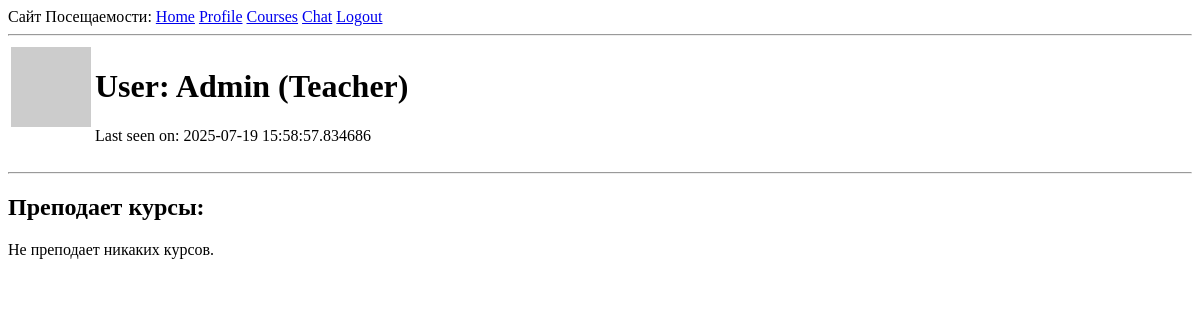
Page /user/Admin (signed in) on the earlier database version.
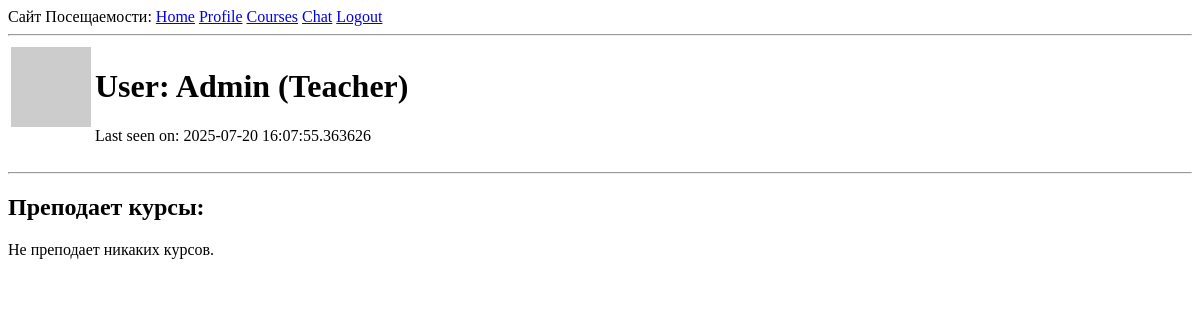
Same page on the later database version.
### app/models.py (models this page shows, shortened)
class User(UserMixin, db.Model):
    id: so.Mapped[int] = so.mapped_column(primary_key=True)
    username: so.Mapped[str] = so.mapped_column(sa.String(64), index=True, unique=True)
    email: so.Mapped[str] = so.mapped_column(sa.String(120), index=True, unique=True)
    password_hash: so.Mapped[Optional[str]] = so.mapped_column(sa.String(256))
    role: so.Mapped[str] = so.mapped_column(sa.String(20), default='student')
    about_me: so.Mapped[Optional[str]] = so.mapped_column(sa.String(140))
    last_seen: so.Mapped[Optional[datetime]] = so.mapped_column(default=lambda: datetime.now(timezone.utc))
    sent_messages: so.Mapped[List['Message']] = so.relationship(
        'Message',
        foreign_keys='Message.sender_id',
        back_populates='sender'
    )
    received_messages: so.Mapped[List['Message']] = so.relationship(
        'Message',
        foreign_keys='Message.recipient_id',
        back_populates='recipient'
    )
    teaching_courses: so.WriteOnlyMapped['Course'] = so.relationship(
        secondary=teacher_course_association,
        back_populates='teachers'
    )
    enrolled_courses: so.WriteOnlyMapped['Course'] = so.relationship(
        secondary=student_course_association,
        back_populates='students'
    )
    attendance_records: so.WriteOnlyMapped['AttendanceRecord'] = so.relationship(
        back_populates='student',
        cascade="all, delete-orphan"
    )
    def avatar(self, size: int) -> str:
        digest = md5(self.email.lower().encode('utf-8')).hexdigest()
        return f'https://www.gravatar.com/avatar/{digest}?d=identicon&s={size}'

### app/routes.py (the view)
@app.route('/user/<username>')
@login_required
def user(username):
    user = db.first_or_404(sa.select(User).where(User.username == username))
    enrolled_courses = []
    teaching_courses = []
    if user.role == 'student':
        enrolled_courses = db.session.scalars(
            sa.select(Course)
            .join(User.enrolled_courses)
            .where(User.id == user.id)
        ).all()
        attendance_records = db.session.scalars(
            sa.select(AttendanceRecord)
            .where(AttendanceRecord.student_id == user.id)
            .order_by(AttendanceRecord.date.desc())
        ).all()
        return render_template('user.html', user=user, enrolled_courses=enrolled_courses, attendance_records=attendance_records,)
    elif user.role == 'teacher':
        teaching_courses = db.session.scalars(
            sa.select(Course)
            .join(User.teaching_courses)
            .where(User.id == user.id)
        ).all()
        return render_template('user.html', user=user, teaching_courses=teaching_courses,)
    else:
        return render_template('user.html', user=user,) # Для других ролей

### app/models.py (called while the page is built)
@login.user_loader
def load_user(id: int) -> Optional[User]:
    return db.session.get(User, id)

### app/routes.py (called while the page is built)
@app.before_request
def before_request():
    if current_user.is_authenticated:
        current_user.last_seen = datetime.now(timezone.utc)
        db.session.commit()

### app/templates/user.html (shortened to what this page needs)
{% extends "base.html" %}
{% block content %}
    <table>
        <tr valign="top">
            <td><img src="{{ user.avatar(128) }}"></td>
            <td>
                <h1>User: {{ user.username }} ({{ user.role.capitalize() }})</h1>
                {% if user.last_seen %}<p>Last seen on: {{ user.last_seen }}</p>{% endif %}
            </td>
        </tr>
    </table>
    <hr>
    {% if user.role == 'student' %}
        <h2>Записан на курсы:</h2>
        {% if enrolled_courses %}
            <ul>
                {% for course in enrolled_courses %}
                    <li>{{ course.name }}</li>
                {% endfor %}
            </ul>
        {% else %}
            <p>Не записан ни на какие курсы.</p>
        {% endif %}
        <h2>Записи о посещаемости:</h2>
        {% if attendance_records %}
            <ul>
                {% for record in attendance_records %}
                    <li>
                        <b>{{ record.course.name }}</b> on {{ record.date.strftime('%Y-%m-%d %H:%M') }}:
                        <span style="color:
                            {% if record.status == 'present' %}green
                            {% elif record.status == 'absent' %}red
                            {% elif record.status == 'late' %}orange
                            {% else %}blue
                            {% endif %};">
                            {{ record.status.capitalize() }}
                        </span>
                        {% if record.notes %}(Notes: {{ record.notes }}){% endif %}
                    </li>
                {% endfor %}
            </ul>
        {% else %}
            <p>Нет записей о посещаемости.</p>
        {% endif %}
    {% elif user.role == 'teacher' %}
        <h2>Преподает курсы:</h2>
        {% if teaching_courses %}
            <ul>
                {% for course in teaching_courses %}
                    <li>{{ course.name }}</li>
                {% endfor %}
            </ul>
        {% else %}
            <p>Не преподает никаких курсов.</p>
        {% endif %}
    {% endif %}
{% endblock %}

### app/templates/base.html (shortened to what this page needs)
<!doctype html>
<html>
    <head>
    </head>
    <body>
        <div>
            Сайт Посещаемости:
            <a href="{{ url_for('index') }}">Home</a>
            {% if current_user.is_anonymous %}
            <a href="{{ url_for('login') }}">Login</a>
            {% else %}
            <a href="{{ url_for('user', username=current_user.username) }}">Profile</a>
            <a href="{{ url_for('courses') }}">Courses</a>
            <a href="{{ url_for('chat', recipient_id=current_user.id) }}">Chat</a>
            <a href="{{ url_for('logout') }}">Logout</a>
            {% endif %}
        </div>
         <hr>
        {% block content %}{% endblock %}
    </body>
</html>

Differences in the rows shown:
changed User "Admin": last_seen "2025-07-19 15:58:57.834686" → "2025-07-20 16:07:55.363626"
